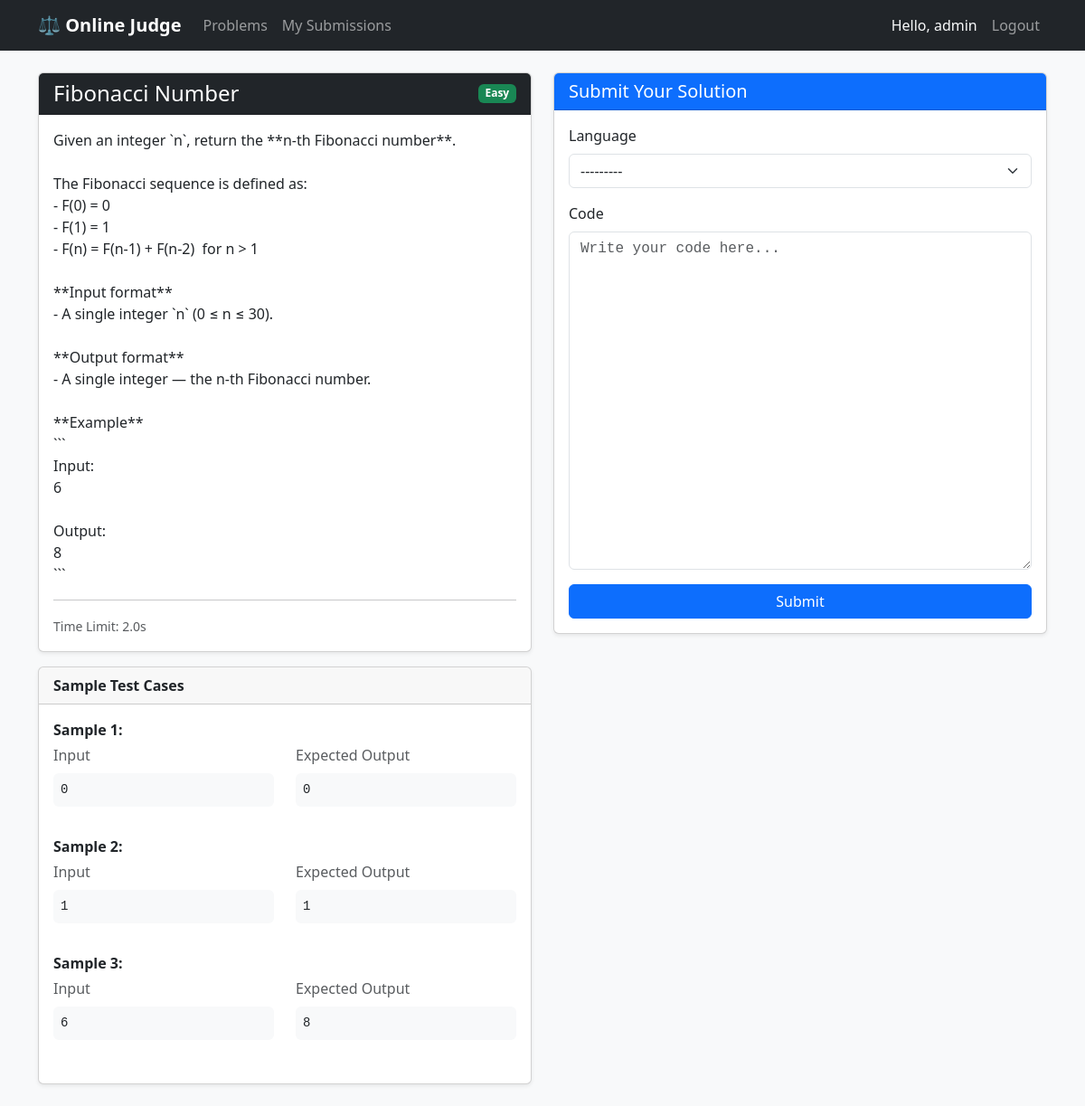
Screenshot of /problems/2/ (signed in) with the database file from the repository.
### judge/models.py (models this page shows, shortened)
class Problem(models.Model):
    DIFFICULTY_CHOICES = [
        ('Easy', 'Easy'),
        ('Medium', 'Medium'),
        ('Hard', 'Hard'),
    ]
    title = models.CharField(max_length=200)
    description = models.TextField(help_text="Full problem statement.")
    difficulty = models.CharField(max_length=10, choices=DIFFICULTY_CHOICES, default='Easy')
    time_limit = models.FloatField(default=2.0, help_text="Time limit in seconds.")
    created_at = models.DateTimeField(auto_now_add=True)
    class Meta:
        ordering = ['-created_at']

class TestCase(models.Model):
    problem = models.ForeignKey(Problem, on_delete=models.CASCADE, related_name='test_cases')
    input_data = models.TextField(blank=True, help_text="Input fed to stdin.")
    expected_output = models.TextField(help_text="Expected stdout output.")
    is_sample = models.BooleanField(default=False, help_text="If True, shown to the user on the problem page.")

### judge/views.py (the view)
# urls.py: path('problems/<int:pk>/', views.problem_detail, name='problem_detail'),
@login_required
def problem_detail(request, pk):
    problem = get_object_or_404(Problem, pk=pk)
    sample_cases = problem.test_cases.filter(is_sample=True)
    if request.method == 'POST':
        form = SubmissionForm(request.POST)
        if form.is_valid():
            submission = form.save(commit=False)
            submission.user = request.user
            submission.problem = problem
            submission.status = 'Pending'
            submission.save()
            judge_submission(submission)
            return redirect('submission_detail', pk=submission.pk)
    else:
        form = SubmissionForm()
    return render(request, 'judge/problem_detail.html', {
        'problem': problem,
        'sample_cases': sample_cases,
        'form': form,
    })

### judge/forms.py
class SubmissionForm(forms.ModelForm):
    class Meta:
        model = Submission
        fields = ['code', 'language']
        widgets = {
            'code': forms.Textarea(attrs={
                'class': 'form-control font-monospace',
                'rows': 15,
                'placeholder': 'Write your code here...',
            }),
            'language': forms.Select(attrs={
                'class': 'form-select',
            }),
        }

### templates/judge/problem_detail.html (shortened to what this page needs)
{% extends 'base.html' %}
{% block content %}
<div class="row">
    <div class="col-lg-6 mb-4">
        <div class="card shadow-sm">
            <div class="card-header bg-dark text-white d-flex justify-content-between">
                <h4 class="mb-0">{{ problem.title }}</h4>
                <span
                    class="badge bg-{% if problem.difficulty == 'Easy' %}success{% elif problem.difficulty == 'Medium' %}warning{% else %}danger{% endif %} align-self-center">
                    {{ problem.difficulty }}
                </span>
            </div>
            <div class="card-body">
                <p style="white-space: pre-wrap;">{{ problem.description }}</p>
                <hr>
                <small class="text-muted">Time Limit: {{ problem.time_limit }}s</small>
            </div>
        </div>
        {% if sample_cases %}
        <div class="card shadow-sm mt-3">
            <div class="card-header"><strong>Sample Test Cases</strong></div>
            <div class="card-body">
                {% for tc in sample_cases %}
                <div class="mb-3">
                    <strong>Sample {{ forloop.counter }}:</strong>
                    <div class="row mt-1">
                        <div class="col-md-6">
                            <label class="form-label text-muted">Input</label>
                            <pre class="bg-light p-2 rounded">{{ tc.input_data }}</pre>
                        </div>
                        <div class="col-md-6">
                            <label class="form-label text-muted">Expected Output</label>
                            <pre class="bg-light p-2 rounded">{{ tc.expected_output }}</pre>
                        </div>
                    </div>
                </div>
                {% endfor %}
            </div>
        </div>
        {% endif %}
    </div>
    <div class="col-lg-6">
        <div class="card shadow-sm">
            <div class="card-header bg-primary text-white">
                <h5 class="mb-0">Submit Your Solution</h5>
            </div>
            <div class="card-body">
                <form method="post">
                    <div class="mb-3">
                        <label for="{{ form.language.id_for_label }}" class="form-label">Language</label>
                        {{ form.language }}
                    </div>
                    <div class="mb-3">
                        <label for="{{ form.code.id_for_label }}" class="form-label">Code</label>
                        {{ form.code }}
                    </div>
                    <button type="submit" class="btn btn-primary w-100">Submit</button>
                </form>
            </div>
        </div>
    </div>
</div>
{% endblock %}

### templates/base.html (shortened to what this page needs)
<!DOCTYPE html>
<html lang="en">
<head>
    <link href="https://cdn.jsdelivr.net/npm/bootstrap@5.3.2/dist/css/bootstrap.min.css" rel="stylesheet">
</head>
<body>
    <nav class="navbar navbar-expand-lg navbar-dark bg-dark mb-4">
        <div class="container">
            <a class="navbar-brand" href="{% url 'home' %}">⚖️ Online Judge</a>
            <div class="collapse navbar-collapse" id="navbarNav">
                <ul class="navbar-nav me-auto">
                    {% if user.is_authenticated %}
                    <li class="nav-item">
                        <a class="nav-link" href="{% url 'problem_list' %}">Problems</a>
                    </li>
                    <li class="nav-item">
                        <a class="nav-link" href="{% url 'submission_history' %}">My Submissions</a>
                    </li>
                    {% endif %}
                </ul>
                <ul class="navbar-nav">
                    {% if user.is_authenticated %}
                    <li class="nav-item">
                        <span class="nav-link text-light">Hello, {{ user.username }}</span>
                    </li>
                    <li class="nav-item">
                        <a class="nav-link" href="{% url 'logout' %}">Logout</a>
                    </li>
                    {% endif %}
                </ul>
            </div>
        </div>
    </nav>
    <div class="container">
        {% block content %}{% endblock %}
    </div>
</body>
</html>

### templates/base.html (style rules this page uses)
body { background-color: #f8f9fa; }
.navbar-brand { font-weight: 700; }

### rows the page displays
Problem: title "Fibonacci Number", difficulty "Easy", description "Given an integer `n`, return the **n-th Fibonacci number**. The Fibonacci sequence is defined as: - F(0) = 0 - F(1) = 1 - F(n) = F(n-1) + F(n-2) for n > 1 **Input format** - A single integer `n` (0 ≤ n ≤ 30). **Output format** - A single integer — the n-th Fibonacci number. **Example** ``` Input: 6 Output: 8 ```", time_limit "2.0"
TestCase: input_data "0", expected_output "0"
TestCase: input_data "1", expected_output "1"
TestCase: input_data "6", expected_output "8"

### other values shown
{{ user.username }} "admin"
